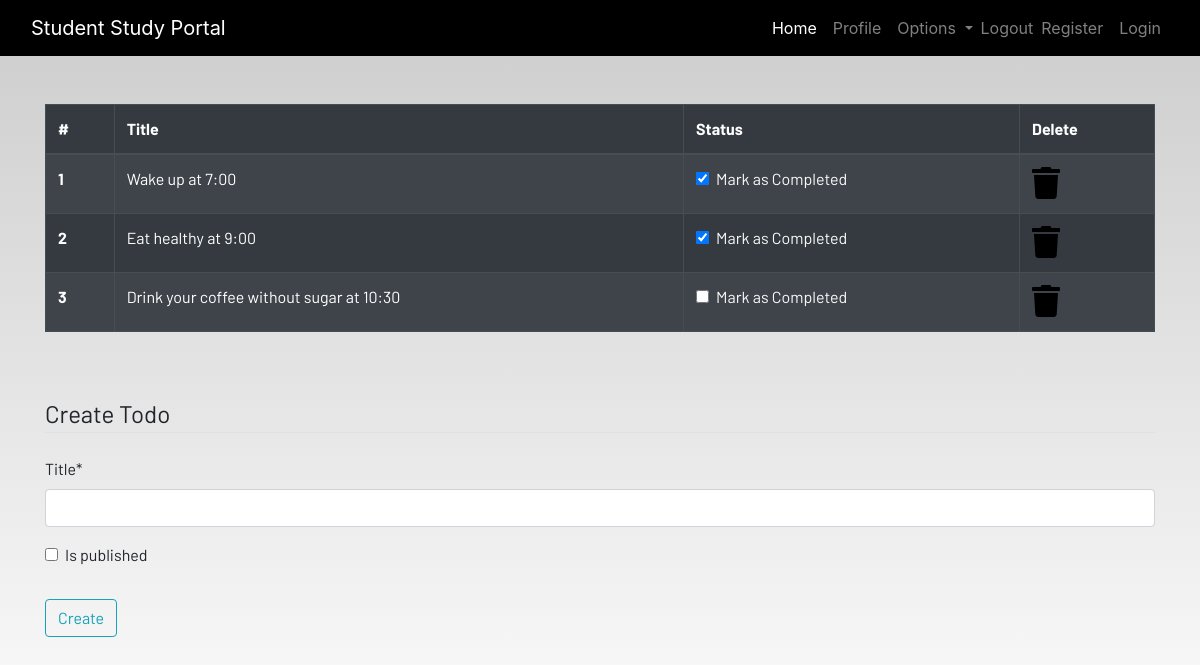
The app's page /todo (signed in) with its own data.
### dashboard/models.py (models this page shows, shortened)
class Todo(models.Model):
    user = models.ForeignKey(User, on_delete=models.CASCADE)
    title = models.CharField(max_length=50)
    is_published = models.BooleanField(default=False)

### dashboard/views.py (the view)
# urls.py: path("todo",views.todo, name="todo"),
def todo(request):
    if request.method == "POST":
        form = TodoForm(request.POST)
        if form.is_valid():
            try:
                finished = request.POST["is_published"]
                if finished == "on":
                    finished = True
                else:
                    finished = False
            except:
                finished = False
            todos = Todo(
                user=request.user, title=request.POST["title"], is_published=finished
            )
            todos.save()
        messages.success(request, f"To-do added from {request.user.username}")
    else:
        form = TodoForm()
    todo = Todo.objects.filter(user=request.user)
    if len(todo) == 0:
        todos_done = True
    else:
        todos_done = False
    context = {"form": form, "todos": todo, "todos_done": todos_done}
    return render(request, "dashboard/todo.html", context)

### dashboard/forms.py
class TodoForm(forms.ModelForm):
    class Meta:
        model = Todo
        fields = ["title", "is_published"]

### dashboard/templates/dashboard/todo.html (shortened to what this page needs)
{% extends 'dashboard/base.html' %}
{% load static %}
{% load crispy_forms_tags %}
{% block content %}
<div class="container">
    {% if not todos_done %}
    <table class="table table-striped table-bordered table-hover table-dark">
        <thead>
            <tr>
                <th scope="col">#</th>
                <th scope="col">Title</th>
                <th scope="col">Status</th>
                <th scope="col">Delete</th>
            </tr>
        </thead>
        <tbody>
            {% for todo in todos %}
            <tr>
                <th scope="row">{{forloop.counter}}</th>
                <td>{{todo.title}}</td>
                <td>
                    <a href="{% url 'update-todo' todo.id %}" method="POST">
                        <div class="form-check">
                            {% if todo.is_published == True %}
                            <input class="form-check-input" type="checkbox" value="" checked>
                            {% else %}
                            <input class="form-check-input" type="checkbox" value="">
                            {% endif %}
                            <label class="form-check-label text-light" for="flexCheckDefault">Mark as Completed</label>
                        </div>
                    </a>
                </td>
                <td><a href="{% url 'delete-todo' todo.id %}"><i class="fa fa-trash fa-2x"></i></a></td>
            </tr>
            {% endfor %}
        </tbody>
    </table>
    {% else %}
    <h4>All tasks have been done!! create to add more</h4>
    {% endif %}
</div><br><br>
<div class="container">
    <form method="POST">
        <fieldset class="form-group">
            <legend class="border-bottom mb-4">Create Todo</legend>
            {{form|crispy}}
        </fieldset>
        <div class="form-group">
            <button href="" class="btn btn-outline-info" type="submit">
                Create
            </button>
        </div>
    </form>
</div>
{% endblock content %}

### static/css/main.css (style rules this page uses)
html { scroll-behavior: smooth; height: 100%; width: 100%; }
a { text-decoration: none !important; color: black; }
html, body { max-width: 100%; overflow-x: hidden; height: 100%; width: 100%; }
body { background: linear-gradient(rgba(0, 0, 0, 0.2), rgba(255, 255, 255, 0.5)); overflow-x: hidden; background-repeat: no-repeat; }
.fa { color: black; }

### records on screen
Todo: title "Wake up at 7:00"
Todo: title "Eat healthy at 9:00"
Todo: title "Drink your coffee without sugar at 10:30"
